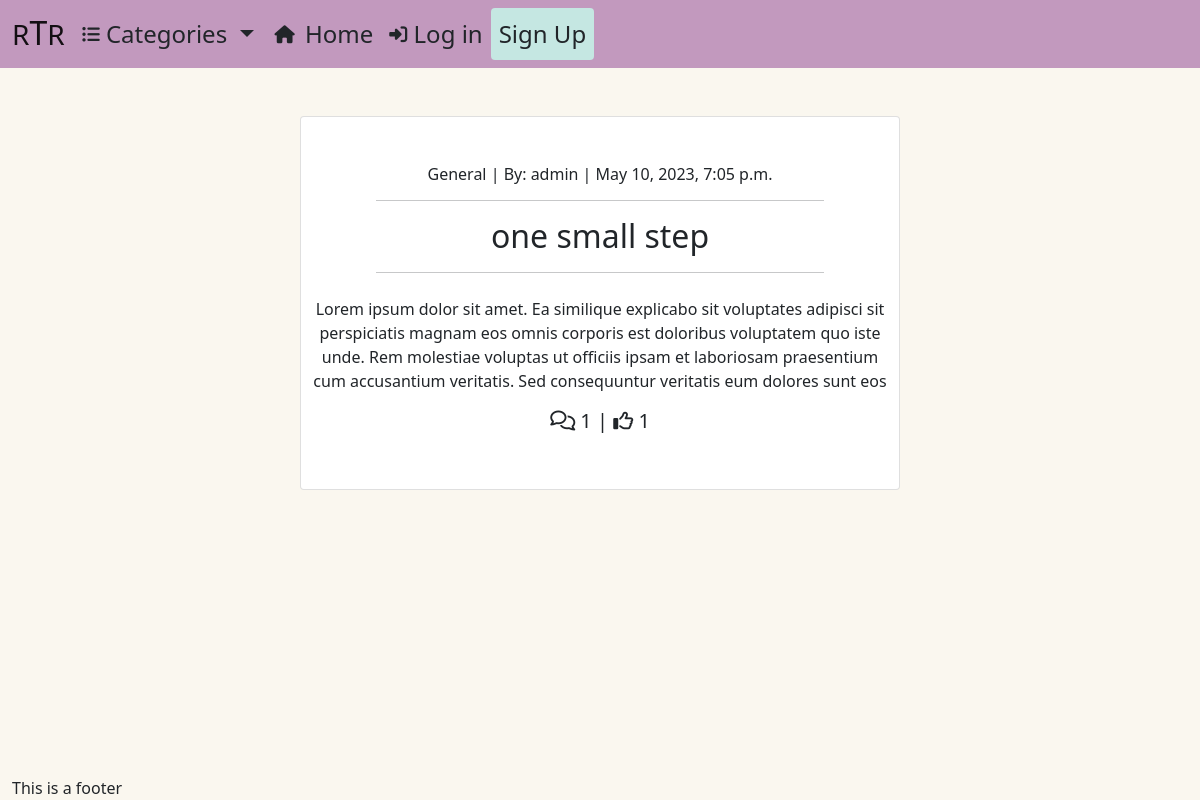
The app's page /, older data.
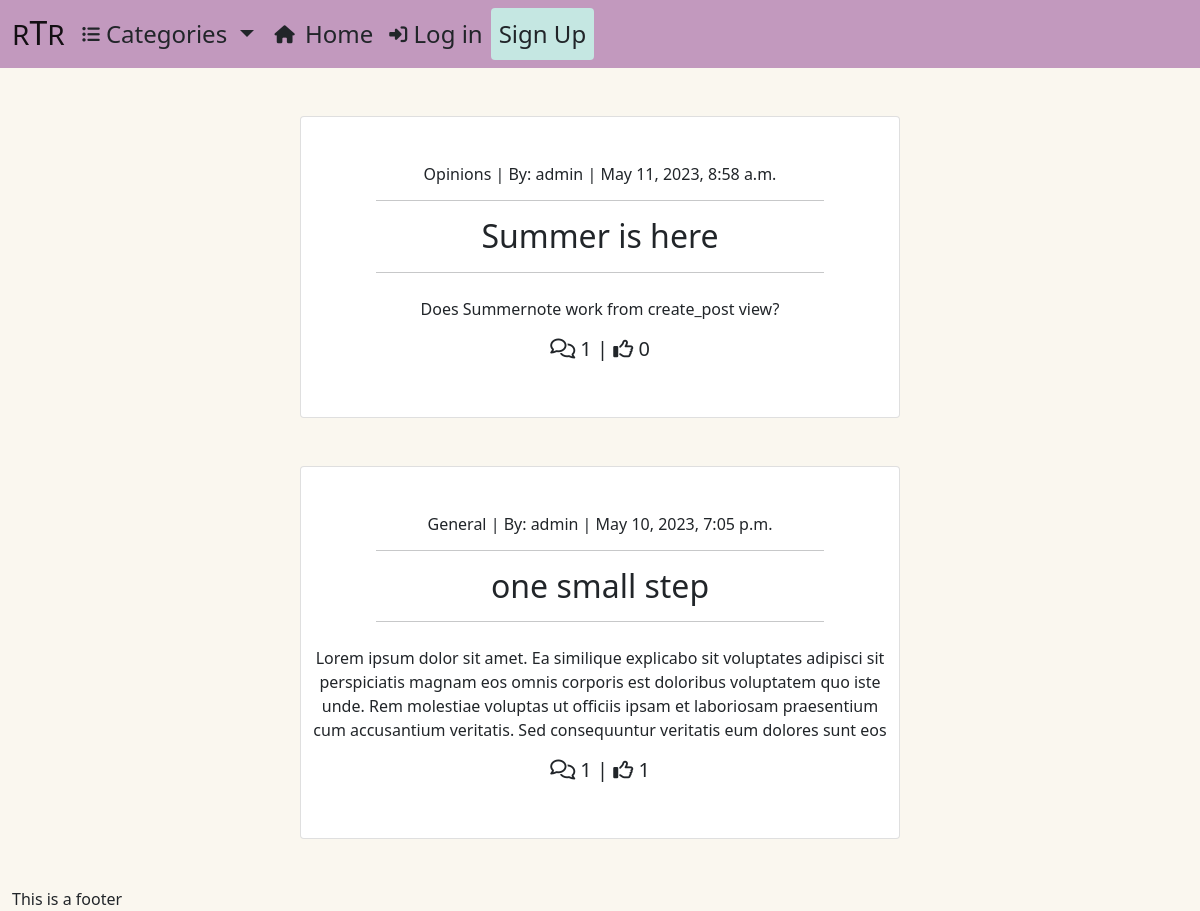
The same page, newer data.
### newssite/models.py (models this page shows, shortened)
class Post(models.Model):
    title = models.CharField(max_length=200, unique=True)
    slug = models.SlugField(max_length=200, unique=True)
    author = models.ForeignKey(User,
                               on_delete=models.CASCADE,
                               related_name='posts')
    updated_on_date = models.DateTimeField(auto_now=True)
    content = models.TextField()
    category = models.ForeignKey(Category,
                                 max_length=30,
                                 null=True,
                                 blank=True,
                                 on_delete=models.SET_NULL)
    featured_image = CloudinaryField('image', default='placeholder')
    excerpt = models.TextField(max_length=300,
                               blank=True)
    created_on = models.DateTimeField(auto_now_add=True)
    status = models.IntegerField(choices=STATUS, default=1)
    likes = models.ManyToManyField(User,
                                   related_name='likes',
                                   blank=True)
    class Meta:
        ordering = ['-created_on']

class Category(models.Model):
    class Meta:
        verbose_name_plural = 'Categories'
    name = models.CharField(max_length=254)
    friendly_name = models.CharField(max_length=254,
                                     null=True,
                                     blank=True)

### newssite/views.py (the view)
# urls.py: path('', views.PostList.as_view(), name="index"),
class PostList(generic.ListView):
    model = Post
    queryset = Post.objects.filter(status=1).order_by("-created_on")
    template_name = "newssite/index.html"
    paginate_by = 10

### newssite/templates/newssite/index.html (shortened to what this page needs)
{% extends "base.html" %}
{% load static %}
{% block content %}
<div class="container-fluid p-0">
    <div class="row g-0">
        <div class="col-md-8 col-lg-6 offset-md-2 offset-lg-3 text-center">
            {% for post in post_list %}
                    <div class="card mt-5 card-border">
                        <a href="{% url 'post_detail' post.slug  %}"
                           class="post-detail-link d-block my-5 text-dark text-decoration-none">
                            <h6>{{ post.category.friendly_name }} | By: {{ post.author }}
                                <span class="post-date"> | {{ post.created_on }}</span>
                            </h6>
                            <hr class="w-75" style="margin-left: 12.5%;">
                            <h2 class="card-title">{{ post.title }}</h2>
                            <hr class="w-75" style="margin-left: 12.5%;">
                        {% if post.excerpt %}
                            <p class="mt-4 mx-2">{{ post.excerpt }}</p>
                        {% endif %}
                        <h5>
                            <span><i class="fa-regular fa-comments"></i> {{ post.comments.count }}</span> |
                            <span><i class="fa-regular fa-thumbs-up"></i> {{ post.likes.count }}</span>
                        </h5>
                    </div>
            {% endfor %}
        </div>
    </div>
</div>
{% endblock %}

### templates/base.html (shortened to what this page needs)
{% load static %}
<!DOCTYPE html>
<html class="h-100" lang="en">
    <head>
        {% block corecss %}
            <link rel="stylesheet"
                  href="https://cdnjs.cloudflare.com/ajax/libs/font-awesome/5.15.3/css/all.min.css"
            >
            <link href="https://cdn.jsdelivr.net/npm/bootstrap@5.0.1/dist/css/bootstrap.min.css"
                  rel="stylesheet"
            >
            <link rel="stylesheet"
                  href="{% static 'css/style.css' %}"
            >
        {% endblock %}
    </head>
    <body class="h-100 d-flex flex-column bg-floral">
        <nav class="navbar navbar-expand-lg navbar-light bg-lilac">
            <div class="container-fluid">
                <a class="navbar-brand" href="{% url 'index' %}"><span class="fs-3">R</span><h2 class="d-inline">T</h2><span class="fs-3">R</span></a>
                <div class="collapse navbar-collapse" id="navbarText">
                      <div class="dropdown category-menu">
                            <li class="text-dark btn dropdown-toggle nav-color fs-4 ps-0"
                                type="button"
                                id="category-dropdown"
                                data-bs-toggle="dropdown"
                                aria-expanded="false">
                                <i class="fa-solid fa-list-ul fa-xs"></i>
                                Categories
                            </li>
                        </div>
                    <ul class="navbar-nav me-auto mb-2 mb-lg-0">
                        <li class="nav-item">
                            <a class="nav-link text-dark fs-4" aria-current="page" href="{% url 'index' %}">
                                <i class="fa-solid fa-house fa-xs me-1"></i> Home
                            </a>
                        </li>
                        {% if user.is_authenticated %}
                            <li class="nav-item">
                                <a class="d-inline-block nav-link text-dark fs-4" href="">
                                    <i class="fa-solid fa-user fa-xs"></i> My Account
                                </a>
                            </li>
                            <li class="nav-item">
                                <a class="nav-link text-dark fs-4" href="{% url 'create_post' %}">
                                    <i class="fa-solid fa-pen-to-square fa-xs"></i> Create Post
                                </a>
                            </li>
                            <li class="nav-item">
                                <a class="d-inline-block nav-link text-dark fs-4" href="{% url 'account_logout' %}">
                                    Logout
                                </a>
                            </li>
                        {% else %}
                            <li class="nav-item">
                                <a class="d-inline-block nav-link text-dark fs-4" href="{% url 'account_login' %}">
                                    <i class="fa-solid fa-right-to-bracket fa-xs"></i> Log in
                                </a>
                            </li>
                            <li class="nav-item">
                                <a class="px-2 bg-mint rounded d-inline-block nav-link text-dark fs-4" href="{% url 'account_signup' %}">
                                    Sign Up
                                </a>
                            </li>
                        {% endif %}
                    </ul>
                </div>
            </div>
        </nav>
        {% block content %}
        {% endblock content %}
        <footer class="mt-auto w-100">
            <div class="container-fluid">
                This is a footer
            </div>
        </footer>
    </body>
</html>

### static/css/style.css (style rules this page uses)
.bg-lilac { background-color: #C299BE; }
.bg-mint { background-color: #C5E7E2; }
.bg-floral { background-color: #FAF7EF; }

Row changes from the older to the newer data that the page shows:
added Post: category.friendly_name "Opinions", author "admin", created_on "May 11, 2023, 8:58 a.m.", title "Summer is here", excerpt "Does Summernote work from create_post view?", comments.count "1", likes.count "0"
